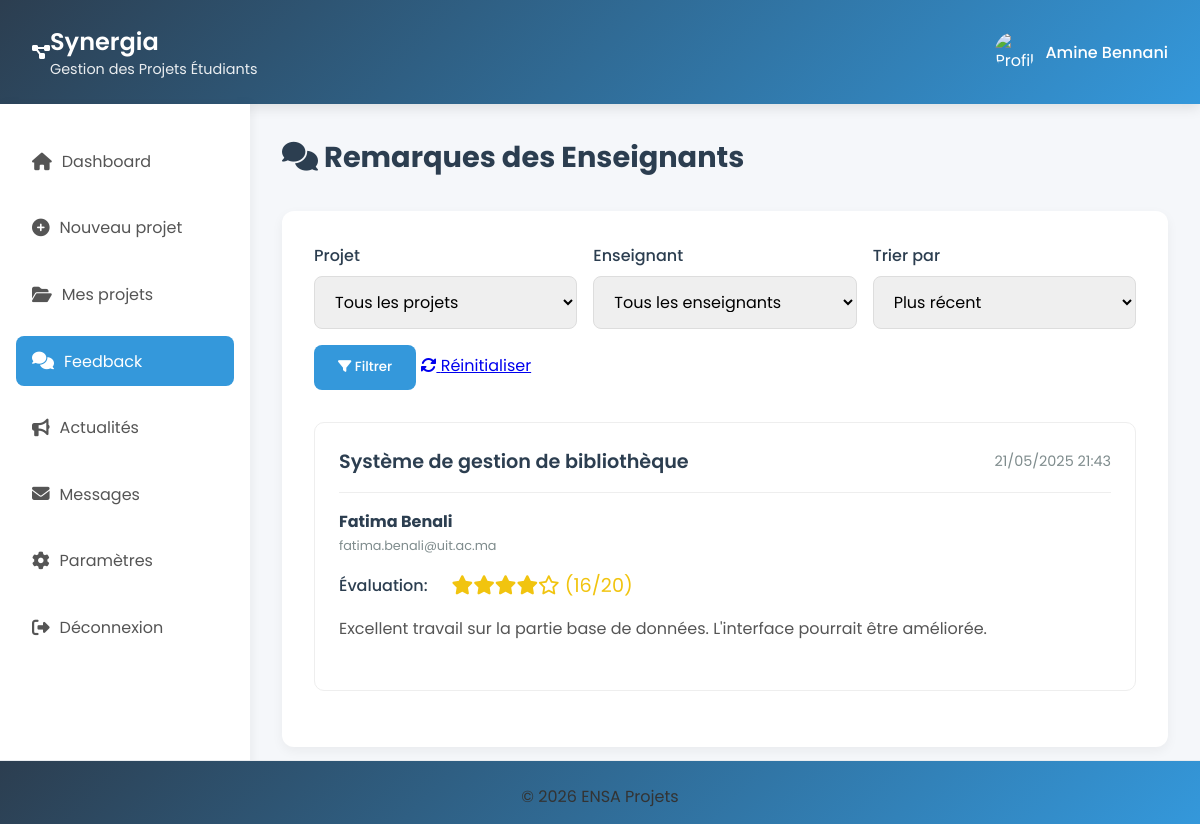
Page /etudiant/remarques.php (signed in) on the committed database.
### tables this page shows
CREATE TABLE `remarque` (
  `id_remarque` int(11) NOT NULL,
  `id_projet` int(11) DEFAULT NULL,
  `id_enseignant` int(11) DEFAULT NULL,
  `remarque_text` text DEFAULT NULL,
  `evaluation` int(11) DEFAULT NULL CHECK (`evaluation` >= 0 and `evaluation` <= 20),
  `date_remarque` datetime DEFAULT current_timestamp()
);

CREATE TABLE `projet` (
  `id_projet` int(11) NOT NULL,
  `titre` varchar(255) DEFAULT NULL,
  `description` text DEFAULT NULL,
  `type_projet` enum('Stage d''initiation','Stage d''ingénieur adjoint','Stage de fin d''études - PFE','projet pédagogique') DEFAULT NULL,
  `sujet` varchar(100) DEFAULT NULL,
  `date_soumission` datetime DEFAULT current_timestamp(),
  `statut` enum('en_attente','valide','refuse') DEFAULT 'en_attente',
  `id_etudiant` int(11) DEFAULT NULL,
  `id_enseignant` int(11) DEFAULT NULL
);

CREATE TABLE `utilisateur` (
  `id_utilisateur` int(11) NOT NULL,
  `nom` varchar(100) DEFAULT NULL,
  `prenom` varchar(100) DEFAULT NULL,
  `email` varchar(150) DEFAULT NULL,
  `mot_de_passe` varchar(255) DEFAULT NULL,
  `role` enum('etudiant','enseignant','admin') DEFAULT NULL,
  `date_creation` datetime DEFAULT current_timestamp()
);

### etudiant/remarques.php (the view, shortened to what this page needs)
<?php
include_once __DIR__ . '/../hello/config.php';
$id_utilisateur = $_SESSION['id_utilisateur'];
$filter_date = $_GET['date'] ?? 'recent';
$sql = "
    SELECT
        r.id_remarque,
        r.remarque_text,
        r.evaluation,
        r.date_remarque,
        p.id_projet,
        p.titre AS projet_titre,
        u.id_utilisateur,
        u.nom AS enseignant_nom,
        u.prenom AS enseignant_prenom,
        u.email AS enseignant_email
    FROM remarque r
    JOIN projet p ON r.id_projet = p.id_projet
    JOIN enseignant e ON r.id_enseignant = e.id_enseignant
    JOIN utilisateur u ON e.id_enseignant = u.id_utilisateur
    WHERE p.id_etudiant = ?
";
$params = [$id_utilisateur];
if ($filter_date === 'ancien') {
    $sql .= " ORDER BY r.date_remarque ASC";
} else {
    $sql .= " ORDER BY r.date_remarque DESC";
}
$stmt_remarques = $db->prepare($sql);
$stmt_remarques->execute($params);
$remarques = $stmt_remarques->fetchAll(PDO::FETCH_ASSOC);
function noteToStars($note) {
    $stars = round($note / 4);
    $fullStars = floor($stars);
    $halfStar = ($stars - $fullStars) >= 0.5;
    $emptyStars = 5 - $fullStars - ($halfStar ? 1 : 0);
    $html = '';
    for ($i = 0; $i < $fullStars; $i++) {
        $html .= '<i class="fas fa-star"></i>';
    }
    for ($i = 0; $i < $emptyStars; $i++) {
        $html .= '<i class="far fa-star"></i>';
    }
    return $html . ' (' . $note . '/20)';
}
?>
<!DOCTYPE html>
<html lang="fr">
<head>
    <link rel="stylesheet" href="https://cdnjs.cloudflare.com/ajax/libs/font-awesome/6.0.0-beta3/css/all.min.css">
    <link rel="stylesheet" href="https://cdnjs.cloudflare.com/ajax/libs/font-awesome/6.4.0/css/all.min.css">
</head>
<body>
    <header class="header">
        <div class="logo">
            <i class="fas fa-project-diagram"></i>
            <div class="logo-text">
                <h1>Synergia</h1>
                <p>Gestion des Projets Étudiants</p>
            </div>
        </div>
        <div class="user-profile">
            <img src="images/default-profile.png" alt="Profil étudiant">
            <span class="user-name">
                <?= htmlspecialchars($_SESSION['prenom'] . ' ' . $_SESSION['nom']) ?>
            </span>
        </div>
    </header>
    <div class="container">
        <aside class="sidebar" id="sidebar">
            <ul class="sidebar-menu">
                <li><a href="Acceuil1.php"><i class="fas fa-home"></i> Dashboard</a></li>
                <li><a href="nv_prj.php"><i class="fas fa-plus-circle"></i> Nouveau projet</a></li>
                <li><a href="Mesprojets.php"><i class="fas fa-folder-open"></i> Mes projets</a></li>
                <li><a href="#" class="active"><i class="fas fa-comments"></i> Feedback</a></li>
                <li><a href="actualite.php"><i class="fas fa-bullhorn"></i> Actualités</a></li>
                <li><a href="message.php"><i class="fas fa-envelope"></i> Messages</a></li>
                <li><a href="param.php"><i class="fas fa-cog"></i> Paramètres</a></li>
                <li><a href="logout.php"><i class="fas fa-sign-out-alt"></i> Déconnexion</a></li>
            </ul>
        </aside>
        <main class="main-content">
        <div class="page-header">
            <h2><i class="fas fa-comments"></i> Remarques des Enseignants</h2>
        </div>
        <div class="feedback-container">
            <form method="get" action="" class="filters">
                <div class="filter-group">
                    <label for="filter-project">Projet</label>
                    <select id="filter-project" name="project" class="filter-control">
                        <option value="">Tous les projets</option>
                    </select>
                </div>
                <div class="filter-group">
                    <label for="filter-teacher">Enseignant</label>
                    <select id="filter-teacher" name="teacher" class="filter-control">
                        <option value="">Tous les enseignants</option>
                    </select>
                </div>
                <div class="filter-group">
                    <label for="filter-date">Trier par</label>
                    <select id="filter-date" name="date" class="filter-control">
                        <option value="recent" <?= ($filter_date == 'recent') ? 'selected' : '' ?>>Plus récent</option>
                    </select>
                </div>
                <div class="filter-group">
                    <button type="submit" class="btn" name="filter" value="1">
                        <i class="fas fa-filter"></i> Filtrer
                    </button>
                    <a href="remarques.php" class="btn-secondary">
                        <i class="fas fa-sync-alt"></i> Réinitialiser
                    </a>
                </div>
            </form>
            <?php if (empty($remarques)): ?>
                <div class="empty-state">
                    <i class="fas fa-comment-slash"></i>
                    <h3>Aucune remarque disponible</h3>
                    <p>Vous n'avez pas encore reçu de remarques sur vos projets.</p>
                </div>
            <?php else: ?>
                <?php foreach ($remarques as $remarque): ?>
                    <div class="feedback-card">
                        <div class="feedback-header">
                            <div class="feedback-project">
                                <?= htmlspecialchars($remarque['projet_titre']) ?>
                            </div>
                            <div class="feedback-date">
                                <?= date('d/m/Y H:i', strtotime($remarque['date_remarque'])) ?>
                            </div>
                        </div>
                        <div class="feedback-teacher">
                            <div class="teacher-info">
                                <h4><?= htmlspecialchars($remarque['enseignant_prenom'] . ' ' . $remarque['enseignant_nom']) ?></h4>
                                <p><?= htmlspecialchars($remarque['enseignant_email']) ?></p>
                            </div>
                        </div>
                        <?php if (isset($remarque['evaluation'])): ?>
                            <div class="feedback-rating">
                                <span class="rating-label">Évaluation:</span>
                                <span class="rating-stars">
                                    <?= noteToStars($remarque['evaluation']) ?>
                                </span>
                            </div>
                        <?php endif; ?>
                        <div class="feedback-content">
                            <p><?= nl2br(htmlspecialchars($remarque['remarque_text'])) ?></p>
                        </div>
                    </div>
                <?php endforeach; ?>
            <?php endif; ?>
        </div>
    </main>
    </div>
    <footer>
        <div style="text-align: center; width: 100%;">
            <p style="margin-top:0.5rem;">© <?= date('Y') ?> ENSA Projets</p>
        </div>
    </footer>
</body>
</html>

### etudiant/remarques.php (style rules this page uses)
* { margin: 0; padding: 0; box-sizing: border-box; font-family: 'Poppins', sans-serif; }
body { background-color: #f5f7fa; color: #333; }
.header { background: linear-gradient(135deg, #2c3e50, #3498db); color: white; padding: 1.5rem 2rem; display: flex; justify-content: space-between; align-items: center; box-shadow: 0 4px 12px rgba(0, 0, 0, 0.1); }
.logo { display: flex; align-items: center; }
.logo-text h1 { font-size: 1.5rem; font-weight: 600; }
.logo-text p { font-size: 0.9rem; opacity: 0.9; }
.user-profile { display: flex; align-items: center; }
.user-profile img { width: 40px; height: 40px; border-radius: 50%; margin-right: 10px; object-fit: cover; }
.user-name { font-weight: 500; }
.container { display: flex; min-height: calc(100vh - 80px); }
.sidebar { width: 250px; background-color: white; padding: 2rem 1rem; box-shadow: 2px 0 10px rgba(0, 0, 0, 0.05); position: relative; z-index: 1; }
.sidebar-menu { list-style: none; }
.sidebar-menu li { margin-bottom: 1rem; }
.sidebar-menu a { display: flex; align-items: center; padding: 0.8rem 1rem; color: #555; text-decoration: none; border-radius: 8px; transition: all 0.3s ease; }
.sidebar-menu a.active { background-color: #3498db; color: white; }
.sidebar-menu a i { margin-right: 10px; font-size: 1.1rem; }
.main-content { flex: 1; padding: 2rem; overflow-x: hidden; }
.page-header { display: flex; justify-content: space-between; align-items: center; margin-bottom: 2rem; }
.page-header h2 { color: #2c3e50; font-size: 1.8rem; }
.btn { display: inline-block; padding: 0.8rem 1.5rem; background-color: #3498db; color: white; border: none; border-radius: 8px; text-decoration: none; font-weight: 500; cursor: pointer; transition: all 0.3s ease; }
.feedback-container { background: white; border-radius: 12px; padding: 2rem; box-shadow: 0 4px 12px rgba(0, 0, 0, 0.05); }
.feedback-card { border: 1px solid #eee; border-radius: 10px; padding: 1.5rem; margin-bottom: 1.5rem; transition: all 0.3s ease; }
.feedback-header { display: flex; justify-content: space-between; align-items: center; margin-bottom: 1rem; padding-bottom: 1rem; border-bottom: 1px solid #eee; }
.feedback-project { font-size: 1.2rem; font-weight: 600; color: #2c3e50; }
.feedback-date { color: #7f8c8d; font-size: 0.9rem; }
.feedback-teacher { display: flex; align-items: center; margin-bottom: 1rem; }
.teacher-info h4 { font-size: 1rem; color: #2c3e50; margin-bottom: 0.2rem; }
.teacher-info p { font-size: 0.8rem; color: #7f8c8d; }
.feedback-content { margin-bottom: 1.5rem; line-height: 1.6; color: #555; }
.feedback-rating { display: flex; align-items: center; margin-bottom: 1rem; }
.rating-label { margin-right: 1rem; font-weight: 500; color: #2c3e50; }
.rating-stars { color: #f1c40f; font-size: 1.2rem; }
.filters { display: flex; gap: 1rem; margin-bottom: 2rem; flex-wrap: wrap; }
.filter-group { flex: 1; min-width: 200px; }
.filter-group label { display: block; margin-bottom: 0.5rem; font-weight: 500; color: #2c3e50; }
.filter-control { width: 100%; padding: 0.8rem 1rem; border: 1px solid #ddd; border-radius: 8px; font-size: 1rem; }
footer { position: fixed; bottom: 0; left: 0; width: 100%; text-align: center; padding: 15px 0; background :linear-gradient(135deg, #2c3e50, #3498db); border-top: 1px solid #e9ecef; z-index: 100; display: flex; flex-direction: column; align-items: center; justify-content: center; }
footer a, footer p { margin: 0; padding: 0; }
.rating-stars { color: #f1c40f; font-size: 1.2rem; margin-left: 0.5rem; }

### rows in the picture
remarque: id_projet.titre "Système de gestion de bibliothèque", date_remarque "21/05/2025 21:43", utilisateur.prenom+nom "Fatima Benali", utilisateur.email "fatima.benali@uit.ac.ma", evaluation "(16/20)", remarque_text "Excellent travail sur la partie base de données. L'interface pourrait être améliorée."

### other values in the picture
$_SESSION['prenom'] . ' ' . $_SESSION['nom'] "Amine Bennani"
